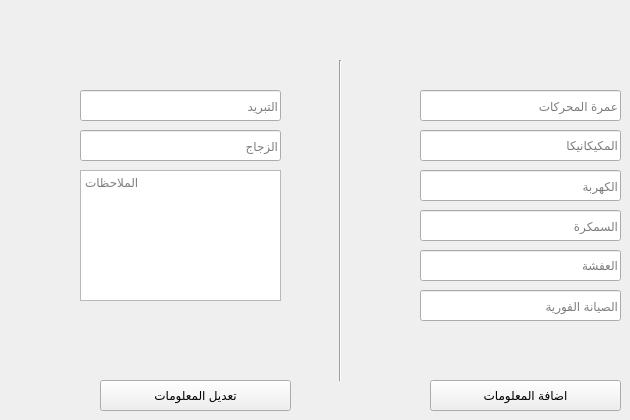
    <widget class="QWidget" name="tab_5">
     <attribute name="title">
      <string>الصيانة</string>
     </attribute>
     <widget class="QLineEdit" name="lineEdit_31">
      <property name="geometry">
       <rect>
        <x>420</x>
        <y>130</y>
        <width>201</width>
        <height>31</height>
       </rect>
      </property>
      <property name="text">
       <string/>
      </property>
      <property name="placeholderText">
       <string>المكيكانيكا</string>
      </property>
     </widget>
     <widget class="QLineEdit" name="lineEdit_32">
      <property name="geometry">
       <rect>
        <x>420</x>
        <y>90</y>
        <width>201</width>
        <height>31</height>
       </rect>
      </property>
      <property name="text">
       <string/>
      </property>
      <property name="placeholderText">
       <string>عمرة المحركات</string>
      </property>
     </widget>
     <widget class="QLineEdit" name="lineEdit_33">
      <property name="geometry">
       <rect>
        <x>420</x>
        <y>170</y>
        <width>201</width>
        <height>31</height>
       </rect>
      </property>
      <property name="text">
       <string/>
      </property>
      <property name="placeholderText">
       <string>الكهربة </string>
      </property>
     </widget>
     <widget class="QLineEdit" name="lineEdit_34">
      <property name="geometry">
       <rect>
        <x>420</x>
        <y>210</y>
        <width>201</width>
        <height>31</height>
       </rect>
      </property>
      <property name="text">
       <string/>
      </property>
      <property name="placeholderText">
       <string>السمكرة</string>
      </property>
     </widget>
     <widget class="QLineEdit" name="lineEdit_35">
      <property name="geometry">
       <rect>
        <x>420</x>
        <y>290</y>
        <width>201</width>
        <height>31</height>
       </rect>
      </property>
      <property name="text">
       <string/>
      </property>
      <property name="placeholderText">
       <string>الصيانة الفورية</string>
      </property>
     </widget>
     <widget class="QLineEdit" name="lineEdit_37">
      <property name="geometry">
       <rect>
        <x>80</x>
        <y>130</y>
        <width>201</width>
        <height>31</height>
       </rect>
      </property>
      <property name="text">
       <string/>
      </property>
      <property name="placeholderText">
       <string>الزجاج</string>
      </property>
     </widget>
     <widget class="QLineEdit" name="lineEdit_38">
      <property name="geometry">
       <rect>
        <x>80</x>
        <y>90</y>
        <width>201</width>
        <height>31</height>
       </rect>
      </property>
      <property name="text">
       <string/>
      </property>
      <property name="placeholderText">
       <string>التبريد</string>
      </property>
     </widget>
     <widget class="QLineEdit" name="lineEdit_39">
      <property name="geometry">
       <rect>
        <x>420</x>
        <y>250</y>
        <width>201</width>
        <height>31</height>
       </rect>
      </property>
      <property name="text">
       <string/>
      </property>
      <property name="placeholderText">
       <string>العفشة</string>
      </property>
     </widget>
     <widget class="QPlainTextEdit" name="plainTextEdit">
      <property name="geometry">
       <rect>
        <x>80</x>
        <y>170</y>
        <width>201</width>
        <height>131</height>
       </rect>
      </property>
      <property name="placeholderText">
       <string>الملاحظات</string>
      </property>
     </widget>
     <widget class="Line" name="line_3">
      <property name="geometry">
       <rect>
        <x>330</x>
        <y>60</y>
        <width>20</width>
        <height>321</height>
       </rect>
      </property>
      <property name="orientation">
       <enum>Qt::Vertical</enum>
      </property>
     </widget>
     <widget class="QPushButton" name="btna_maintenance_info">
      <property name="geometry">
       <rect>
        <x>430</x>
        <y>380</y>
        <width>191</width>
        <height>31</height>
       </rect>
      </property>
      <property name="text">
       <string>اضافة المعلومات</string>
      </property>
     </widget>
     <widget class="QPushButton" name="btnu_maintenance_info">
      <property name="geometry">
       <rect>
        <x>100</x>
        <y>380</y>
        <width>191</width>
        <height>31</height>
       </rect>
      </property>
      <property name="text">
       <string>تعديل المعلومات</string>
      </property>
     </widget>
    </widget>
